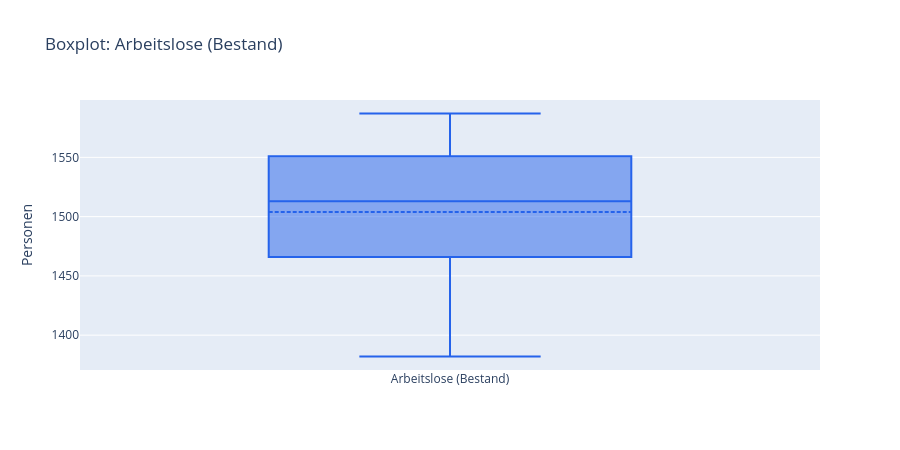

Write notebook code for a chart like this one.
### Code cell
fig = go.Figure()
fig.add_trace(go.Box(y=kennzahlen["Arbeitslose (Bestand)"], name="Arbeitslose (Bestand)", marker_color="#2563eb", boxmean=True))
fig.update_layout(title="Boxplot: Arbeitslose (Bestand)", yaxis_title="Personen", height=450, showlegend=False)
fig

### Figure 1 — Plotly figure (JSON) as saved in the notebook; plotly's stock layout.template omitted (floating-point values rounded to 4 significant figures)
{"data": [{"boxmean": true, "marker": {"color": "#2563eb"}, "name": "Arbeitslose (Bestand)", "type": "box", "y": [1470.0, 1382.0, 1414.0, 1457.0, 1438.0, 1509.0, 1475.0, 1587.0, 1585.0, 1519.0, 1517.0, 1466.0, 1551.0, 1542.0, 1543.0, 1565.0, 1552.0, 1500.0]}], "layout": {"height": 450, "showlegend": false, "title": {"text": "Boxplot: Arbeitslose (Bestand)"}, "yaxis": {"title": {"text": "Personen"}}}}
